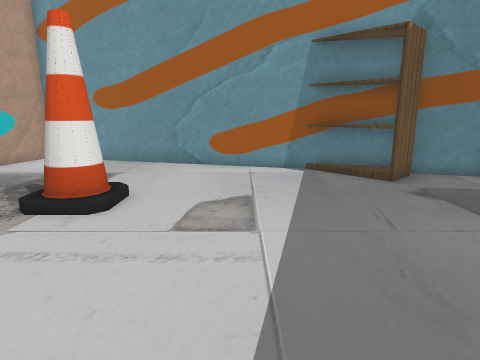
View 1 (above)

13 first-person views from a walk through a world built for the Gazebo simulator. The camera is 0.54 m above the floor, tilts 12° down and sees 75° across. The floor is counted in squares, 0.25 m on a side. Each view is taken from the middle of a square. On the plan, view 1 faces up. The plan holds only what a view shows up to about 18 squares ahead; the rest is blank. Gazebo's built-in surfaces are drawn with simple patterns.

View 2
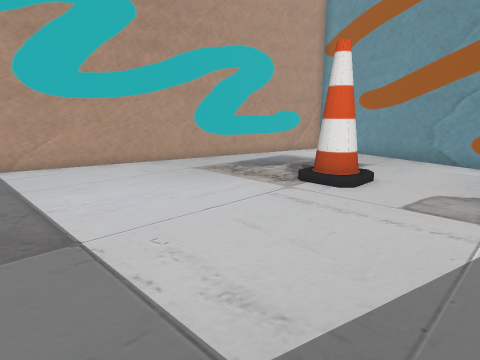

View 3
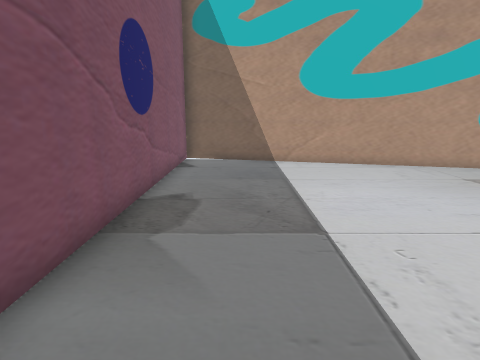

View 4
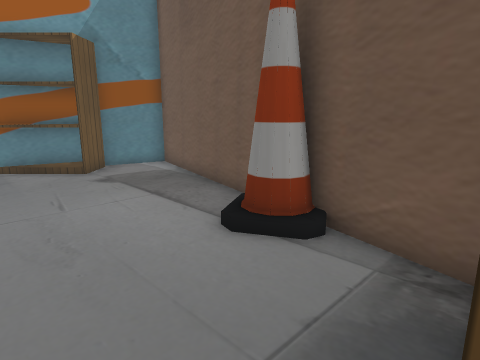

View 5
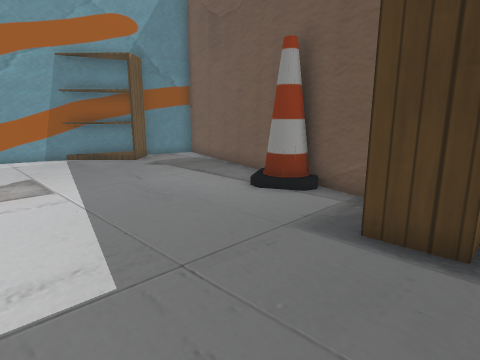

View 6
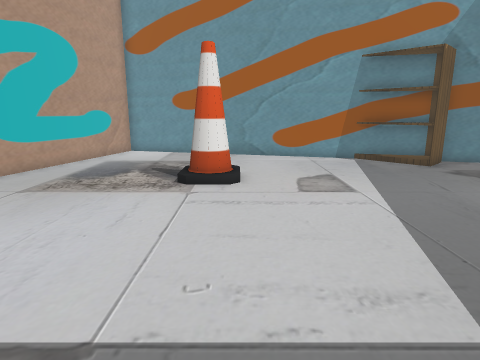

View 7
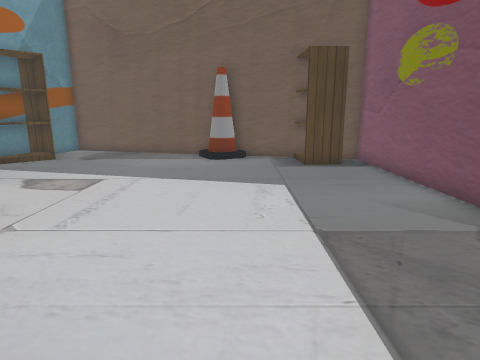

View 8
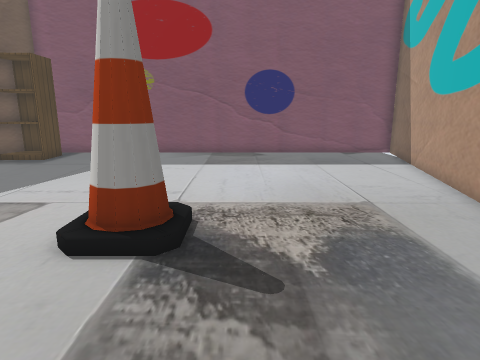

View 9
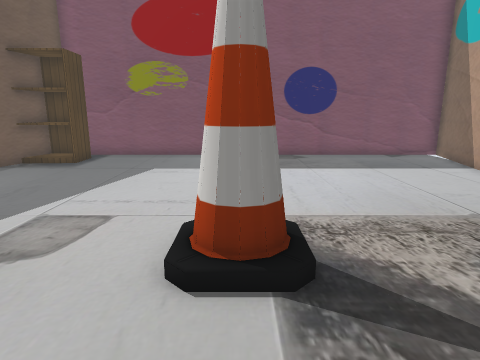

View 10
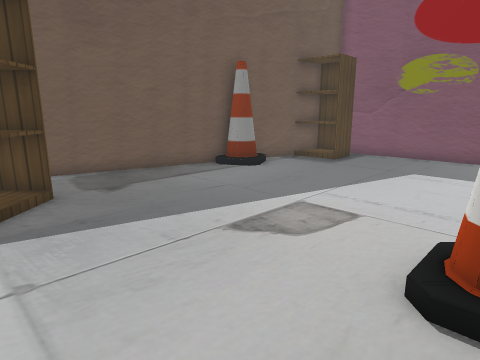

View 11
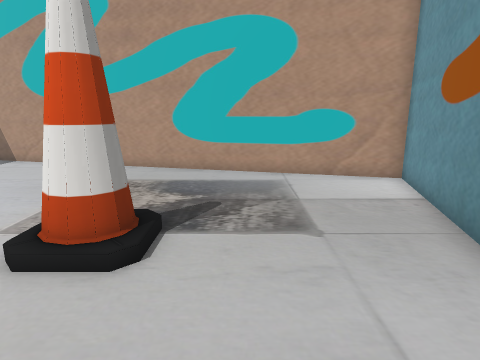

View 12
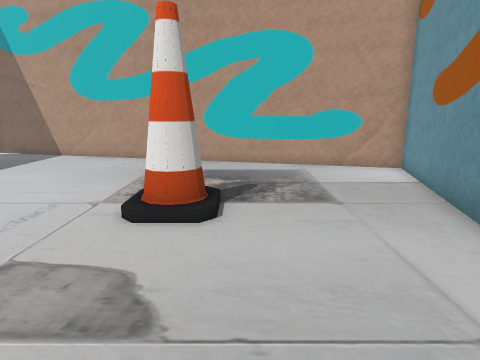

View 13
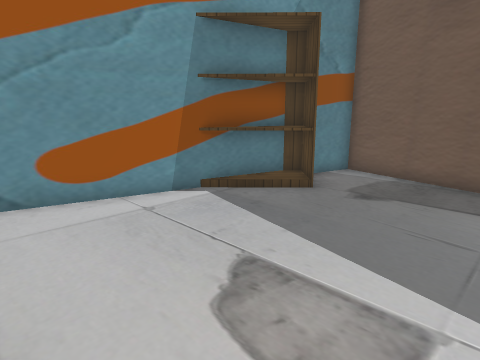

### Floor plan
Points are (right, up) in squares from view 1. A wall is a line through its corners. A room is listed if a view was taken in it or the views show most of it. See-through windows are left out.
Room 1 (views 1, 2, 3, 4, 5, 6, 7, 8, 9, 10, 11, 12, 13)
walls: (2.3, 12.4) (-9.4, 15.5) (-14.5, -4.6) (4.9, -4.6) (5.1, -3.9); (5.7, -1.5) (8.7, 10.6) (5.4, 11.5)
objects: cone (-5, 7) to (-3, 8); bookshelf (3, -3) to (6, -2); bookshelf (3, 10) to (6, 12); cone (5, 1) to (6, 2)

Positions as (right, up) in squares from view 1, and headings:
1: (0, 0), facing up
2: (1, -2), facing up-left
3: (1, -2), facing left
4: (1, -2), facing up-right
5: (-2, -4), facing up-right
6: (-3, -3), facing up
7: (-10, 1), facing right
8: (-6, 13), facing down
9: (-4, 12), facing down
10: (-4, 12), facing down-right
11: (1, 10), facing left
12: (3, 9), facing left
13: (-3, 5), facing up-right
